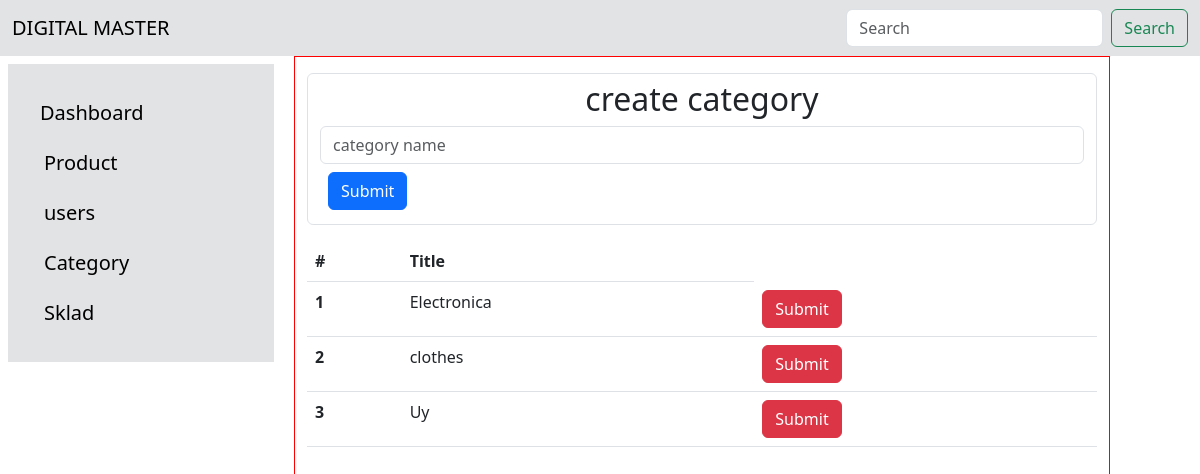
Screenshot of /Category.php with the database file from the repository.
### tables this page shows
CREATE TABLE `category` (
  `id` int(10) UNSIGNED NOT NULL,
  `title` varchar(255) NOT NULL,
  `created_at` datetime NOT NULL DEFAULT current_timestamp(),
  `cat_id` int(11) NOT NULL
);

### src/GetApi.php (called while the page is built, shortened)
<?php
class getAllTable{
    public static $pdo;
    public function getAll($table_name)
    {
        $query="SELECT * FROM $table_name";
        $stmt=self::$pdo->prepare($query);
        $stmt->setFetchMode(PDO::FETCH_CLASS, 'GetAllTable');
        $stmt->execute();
        return $stmt->fetchAll();
    }
}

### Category.php (the view, shortened to what this page needs)
 <?php
$cate_Obj=new Category();
if($_SERVER['REQUEST_METHOD'] == "GET"){
    $data=$cate_Obj->getAll('category');
}
include_once "./assets/navbar.php";
?>
<div class="main_section">
        <div class="row">
          <div class="col-3">
             <?php require_once "assets/menus.php" ?>
          </div>
          <div class="col-8" id="main_menu" class="my-2">
        <form  class="form-control my-3" action="" method="POST">
        <h2 class="h2 text text-center"> create category </h2>
        <input name="title" type="text" class="form-control" placeholder="category name">
        <input type="submit" class="btn btn-primary m-2">
        </form>
          <table class="table">
               <thead id="getPoduct">
                 <tr>
                   <th scope="col">#</th>
                   <th scope="col">Title</th>
              </thead>
              <tbody id="prod_cont">
              <?php foreach ($data as $key=>$value): ?>
                <tr>
                  <th> <?= $key+1 ?> </th>
                  <td> <?= $value->title ?> </td>
                  <td>
                  <form action="" method="POST">
                    <input type="submit" class="btn btn-danger" />
                </form>
                </td>
                </tr>
                  <?php endforeach; ?>
              </tbody>
            </table>
        </div>
         </div>

### css/style.css (style rules this page uses)
#main_menu { height: 90vh; border: 1px solid red; overflow-y: auto; }

### rows the page displays
category: title "Electronica"
category: title "clothes"
category: title "Uy"
